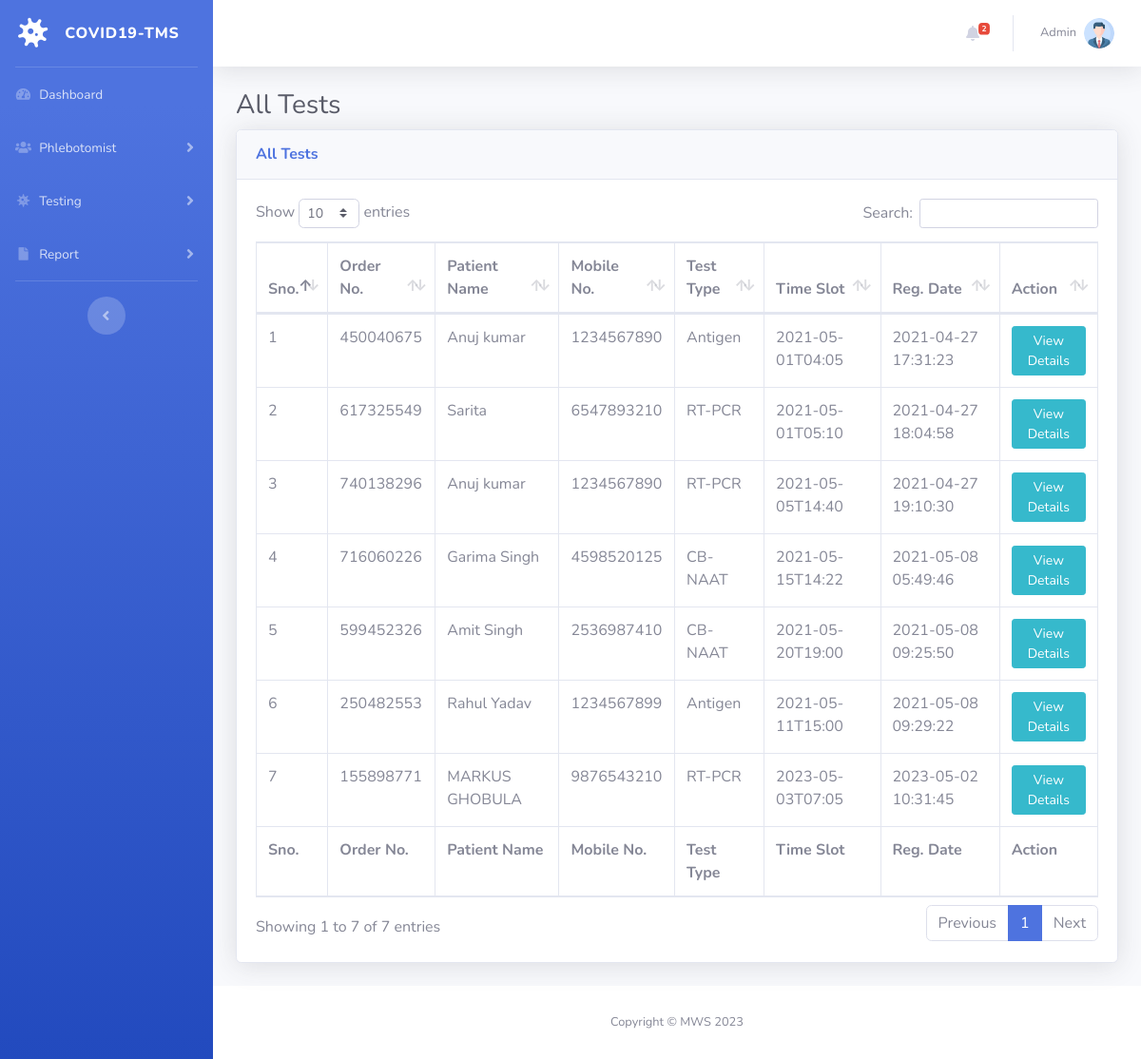
/all-test.php (signed in), run on the app's committed database.
### tables this page shows
CREATE TABLE `tbltestrecord` (
  `id` int(11) NOT NULL,
  `OrderNumber` bigint(14) DEFAULT NULL,
  `PatientMobileNumber` bigint(14) DEFAULT NULL,
  `TestType` varchar(100) DEFAULT NULL,
  `TestTimeSlot` varchar(120) DEFAULT NULL,
  `ReportStatus` varchar(100) DEFAULT NULL,
  `FinalReport` varchar(150) DEFAULT NULL,
  `ReportUploadTime` varchar(200) DEFAULT NULL,
  `RegistrationDate` timestamp NULL DEFAULT current_timestamp(),
  `AssignedtoEmpId` varchar(150) DEFAULT NULL,
  `AssigntoName` varchar(180) DEFAULT NULL,
  `AssignedTime` varchar(100) DEFAULT NULL
);

CREATE TABLE `tblpatients` (
  `id` int(11) NOT NULL,
  `FullName` varchar(120) DEFAULT NULL,
  `MobileNumber` bigint(12) DEFAULT NULL,
  `DateOfBirth` date DEFAULT NULL,
  `GovtIssuedId` varchar(150) DEFAULT NULL,
  `GovtIssuedIdNo` varchar(150) DEFAULT NULL,
  `FullAddress` varchar(255) DEFAULT NULL,
  `State` varchar(200) DEFAULT NULL,
  `RegistrationDate` timestamp NOT NULL DEFAULT current_timestamp()
);

### all-test.php (the view, shortened to what this page needs)
<?php session_start();
include_once('includes/config.php');
if (strlen($_SESSION['aid']==0)) {
  header('location:logout.php');
  } else{
?>
<!DOCTYPE html>
<html lang="en">
<head>
    <link href="vendor/fontawesome-free/css/all.min.css" rel="stylesheet" type="text/css">
    <link href="css/sb-admin-2.min.css" rel="stylesheet">
    <link href="vendor/datatables/dataTables.bootstrap4.min.css" rel="stylesheet">
</head>
<body id="page-top">
    <div id="wrapper">
  <?php include_once('includes/sidebar.php');?>
        <div id="content-wrapper" class="d-flex flex-column">
            <div id="content">
<?php include_once('includes/topbar.php');?>
                <div class="container-fluid">
                    <h1 class="h3 mb-2 text-gray-800">All Tests</h1>
                    <div class="card shadow mb-4">
                        <div class="card-header py-3">
                            <h6 class="m-0 font-weight-bold text-primary">All Tests</h6>
                        </div>
                        <div class="card-body">
                            <div class="table-responsive">
                                <form name="assignto" method="post">
                    <table class="table table-bordered" id="dataTable" width="100%" cellspacing="0">
                                    <thead>
                                        <tr>
                                            <th>Sno.</th>
                                            <th>Order No.</th>
                                            <th>Patient Name</th>
                                            <th>Mobile No.</th>
                                            <th>Test Type</th>
                                            <th>Time Slot</th>
                                            <th>Reg. Date</th>
                                            <th>Action</th>
                                        </tr>
                                    </thead>
                                      <tfoot>
                                            <tr>
                                            <th>Sno.</th>
                                            <th>Order No.</th>
                                            <th>Patient Name</th>
                                            <th>Mobile No.</th>
                                            <th>Test Type</th>
                                            <th>Time Slot</th>
                                            <th>Reg. Date</th>
                                            <th>Action</th>
                                        </tr>
                                    </tfoot>
                                    <tbody>
<?php $query=mysqli_query($con,"select tbltestrecord.OrderNumber,tblpatients.FullName,tblpatients.MobileNumber,tbltestrecord.TestType,tbltestrecord.TestTimeSlot,tbltestrecord.RegistrationDate,tbltestrecord.id as testid from tbltestrecord
join tblpatients on tblpatients.MobileNumber=tbltestrecord.PatientMobileNumber
    ");
$cnt=1;
while($row=mysqli_fetch_array($query)){
?>
                                        <tr>
                                            <td><?php echo $cnt;?></td>
                                            <td><?php echo $row['OrderNumber'];?></td>
                                            <td><?php echo $row['FullName'];?></td>
                                            <td><?php echo $row['MobileNumber'];?></td>
                                            <td><?php echo $row['TestType'];?></td>
                                            <td><?php echo $row['TestTimeSlot'];?></td>
                                             <td><?php echo $row['RegistrationDate'];?></td>
                                            <td>
                                <a href="test-details.php?tid=<?php echo $row['testid'];?>&&oid=<?php echo $row['OrderNumber'];?>" class="btn btn-info btn-sm">View Details</a>
                            </td>
                                        </tr>
<?php $cnt++;} ?>
                                    </tbody>
                                </table>
                                     </form>
                            </div>
                        </div>
                    </div>
                </div>
            </div>
    <?php include_once('includes/footer.php');?>
        </div>
    </div>
</body>
</html>
<?php } ?>

### includes/sidebar.php (shortened to what this page needs)
        <ul class="navbar-nav bg-gradient-primary sidebar sidebar-dark accordion" id="accordionSidebar">
            <a class="sidebar-brand d-flex align-items-center justify-content-center" href="#">
                <div class="sidebar-brand-icon rotate-n-15">
                    <i class="fas fa-virus"></i>
                </div>
                <div class="sidebar-brand-text mx-3">COVID19-TMS</div>
            </a>
            <hr class="sidebar-divider my-0">
<?php if($_SESSION['aid']):?>
     <li class="nav-item">
                <a class="nav-link" href="dashboard.php">
                    <i class="fas fa-fw fa-tachometer-alt"></i>
                    <span>Dashboard</span></a>
            </li>
    <li class="nav-item">
                <a class="nav-link collapsed" href="#" data-toggle="collapse" data-target="#collapseOne"
                    aria-expanded="true" aria-controls="collapseOne">
                    <i class="fas fa-fw fa-users"></i>
                    <span>Phlebotomist</span>
                </a>
            </li>
     <li class="nav-item">
                <a class="nav-link collapsed" href="#" data-toggle="collapse" data-target="#collapseTwo"
                    aria-expanded="true" aria-controls="collapseTwo">
                    <i class="fas fa-fw fa-virus"></i>
                    <span>Testing</span>
                </a>
            </li>
   <li class="nav-item">
                <a class="nav-link collapsed" href="#" data-toggle="collapse" data-target="#collapseThree"
                    aria-expanded="true" aria-controls="collapseThree">
                    <i class="fas fa-fw fa-file"></i>
                    <span>Report</span>
                </a>
            </li>
<?php endif;    ?>
            <hr class="sidebar-divider d-none d-md-block">
            <div class="text-center d-none d-md-inline">
                <button class="rounded-circle border-0" id="sidebarToggle"></button>
            </div>
        </ul>

### includes/topbar.php (shortened to what this page needs)
      <nav class="navbar navbar-expand navbar-light bg-white topbar mb-4 static-top shadow">
            <?php if($_SESSION['aid']):?>
                    <ul class="navbar-nav ml-auto">
<?php $query=mysqli_query($con,"select * from tbltestrecord where ReportStatus is null");
$count=mysqli_num_rows($query);
?>
                        <li class="nav-item dropdown no-arrow mx-1">
                            <a class="nav-link dropdown-toggle" href="#" id="alertsDropdown" role="button"
                                data-toggle="dropdown" aria-haspopup="true" aria-expanded="false">
                                <i class="fas fa-bell fa-fw"></i>
                                <span class="badge badge-danger badge-counter"><?php echo $count;?></span>
                            </a>
                        </li>
                        <li class="nav-item dropdown no-arrow">
                            <a class="nav-link dropdown-toggle" href="#" id="userDropdown" role="button"
                                data-toggle="dropdown" aria-haspopup="true" aria-expanded="false">
                <?php
$adid=$_SESSION['aid'];
$ret1=mysqli_query($con,"select AdminName from tbladmin where ID='$adid'");
while($row1=mysqli_fetch_array($ret1)){
?>
                                <span class="mr-2 d-none d-lg-inline text-gray-600 small"><?php  echo $row1['AdminName'];?></span>
                           <?php } ?>
                                <img class="img-profile rounded-circle"
                                    src="img/profile.png">
                            </a>
                        </li>
                    </ul>
                <?php endif;?>
                </nav>

### includes/footer.php
<footer class="sticky-footer bg-white">
    <div class="container my-auto">
        <div class="copyright text-center my-auto">
            <span>Copyright &copy; MWS 2023</span>
        </div>
    </div>
</footer>

### data on the page
tbltestrecord: OrderNumber "450040675", tblpatients.FullName "Anuj kumar", tblpatients.MobileNumber "1234567890", TestType "Antigen", TestTimeSlot "2021-05-01T04:05", RegistrationDate "2021-04-27 17:31:23"
tbltestrecord: OrderNumber "617325549", tblpatients.FullName "Sarita", tblpatients.MobileNumber "6547893210", TestType "RT-PCR", TestTimeSlot "2021-05-01T05:10", RegistrationDate "2021-04-27 18:04:58"
tbltestrecord: OrderNumber "740138296", tblpatients.FullName "Anuj kumar", tblpatients.MobileNumber "1234567890", TestType "RT-PCR", TestTimeSlot "2021-05-05T14:40", RegistrationDate "2021-04-27 19:10:30"
tbltestrecord: OrderNumber "716060226", tblpatients.FullName "Garima Singh", tblpatients.MobileNumber "4598520125", TestType "CB-NAAT", TestTimeSlot "2021-05-15T14:22", RegistrationDate "2021-05-08 05:49:46"
tbltestrecord: OrderNumber "599452326", tblpatients.FullName "Amit Singh", tblpatients.MobileNumber "2536987410", TestType "CB-NAAT", TestTimeSlot "2021-05-20T19:00", RegistrationDate "2021-05-08 09:25:50"
tbltestrecord: OrderNumber "250482553", tblpatients.FullName "Rahul Yadav", tblpatients.MobileNumber "1234567899", TestType "Antigen", TestTimeSlot "2021-05-11T15:00", RegistrationDate "2021-05-08 09:29:22"
tbltestrecord: OrderNumber "155898771", tblpatients.FullName "MARKUS GHOBULA", tblpatients.MobileNumber "9876543210", TestType "RT-PCR", TestTimeSlot "2023-05-03T07:05", RegistrationDate "2023-05-02 10:31:45"

### other printed values
$count "2"
$row1['AdminName'] "Admin"
